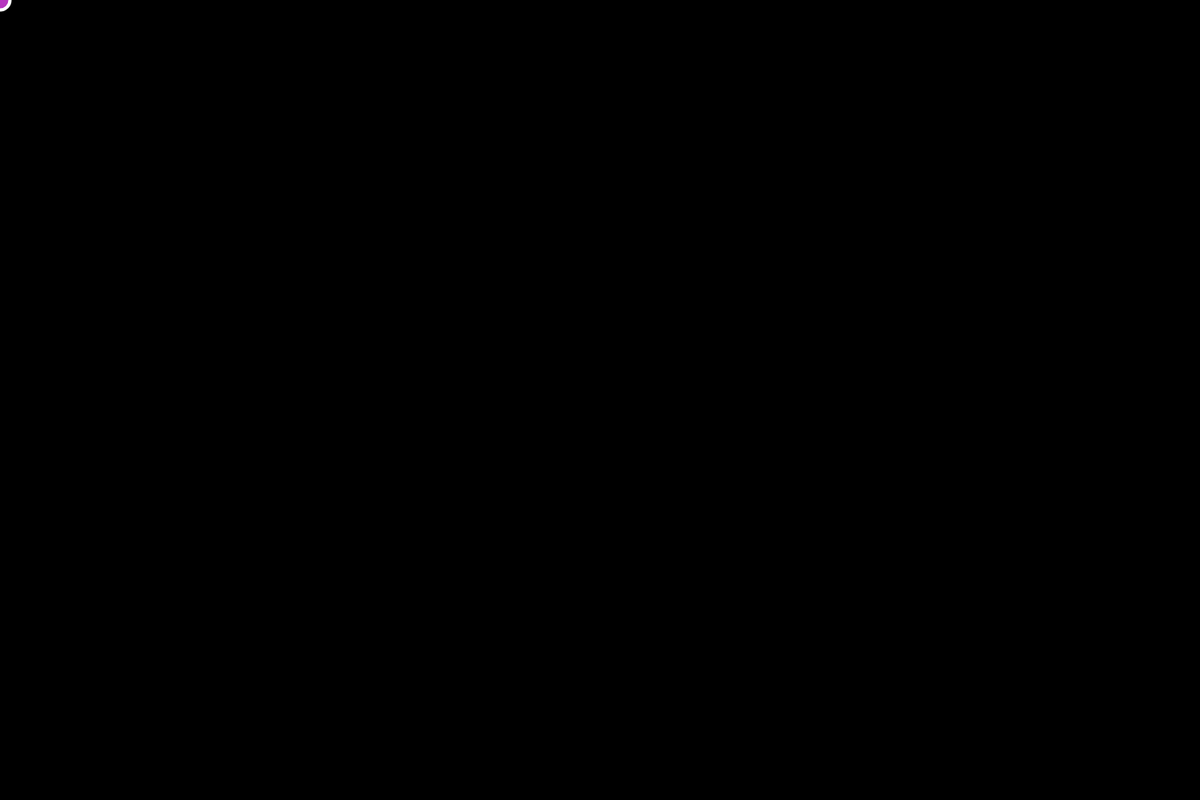
Frame 1 (no input)
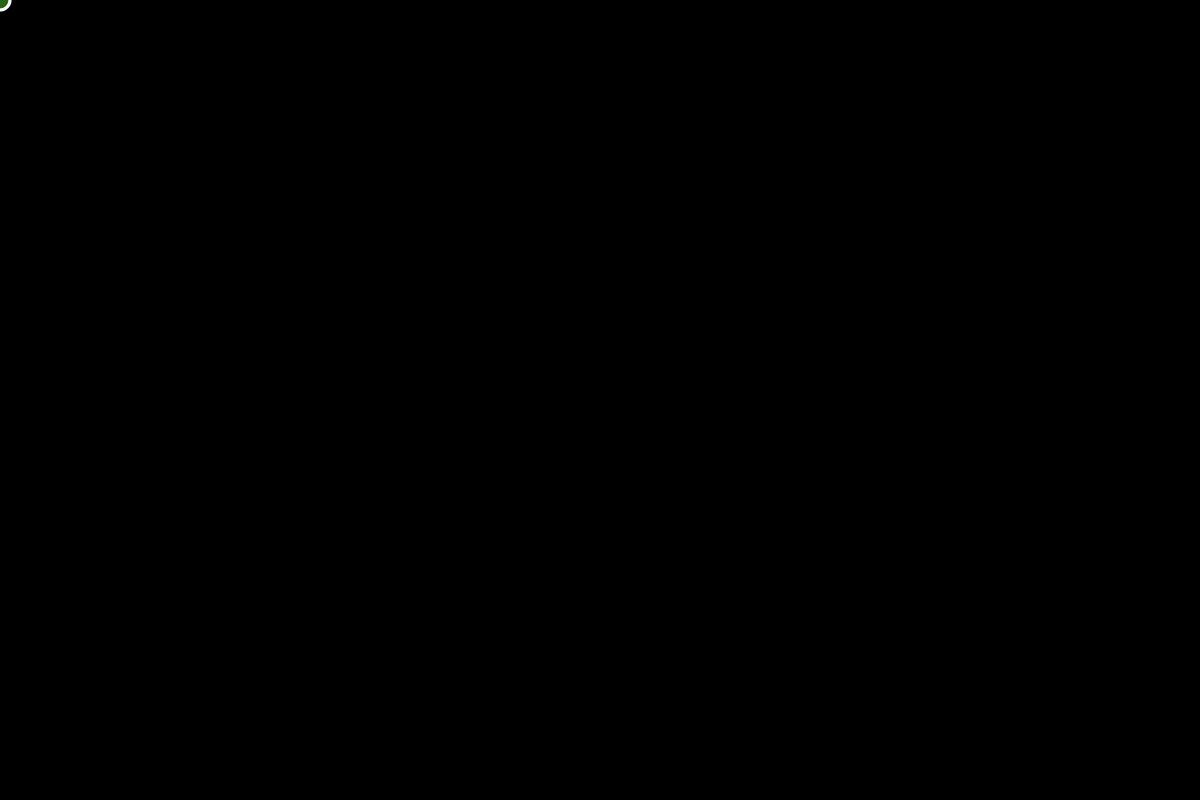
Frame 60 (no input)
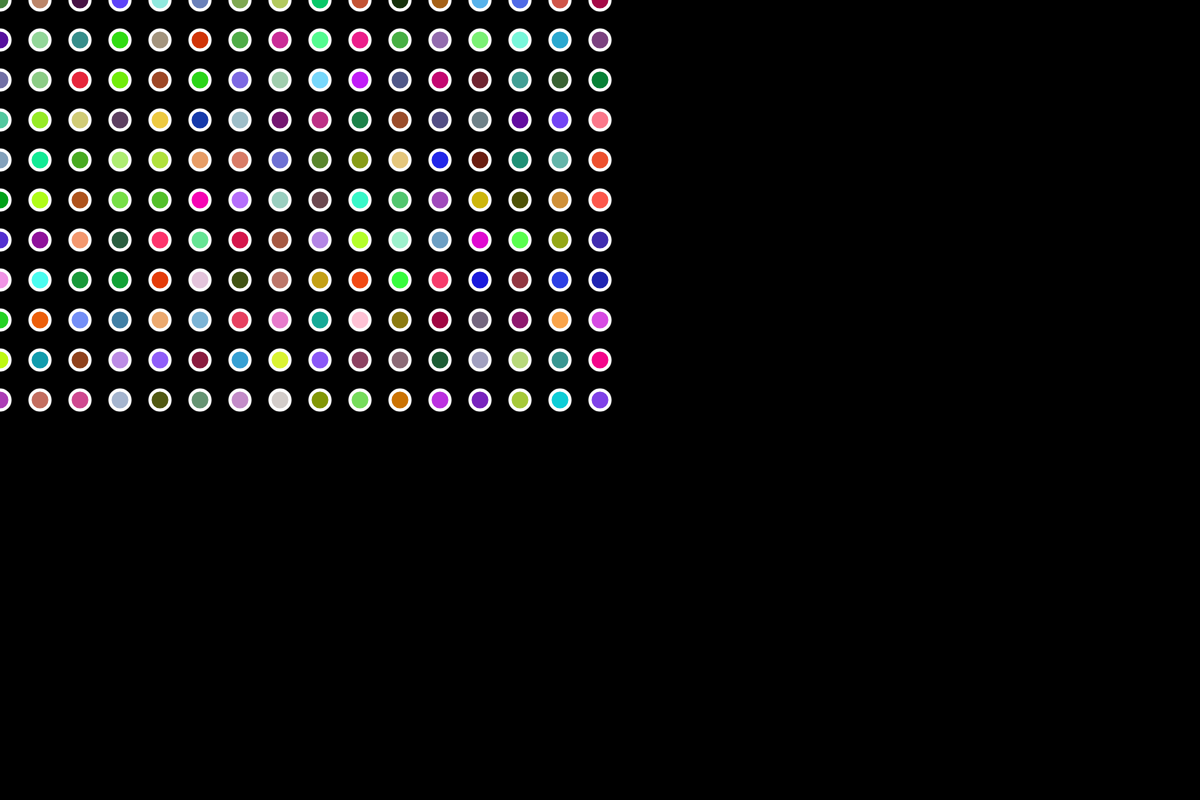
Frame 120 (the mouse pressed at the canvas centre since frame 60)

The p5.js sketch that drew these frames (run headless with seeded random() and noise() and a simulated clock; from frame 60 on, the mouse is pressed at the canvas centre):

// p5.js sketch
// ── sketch.js
function setup(){
  createCanvas(1500,1000);
}

function draw(){
  background(0);
  strokeWeight(4);
  stroke(255);

  for (var x=0;x<=mouseX;x+=50){
    for (var y =0;y<=mouseY;y+=50){
    fill(random(255),random(255),random(255));
    ellipse(x,y,25,25);}
  }
}
